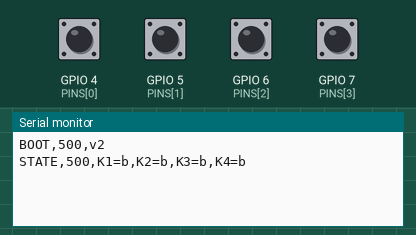
Bench run of a sketch on a simulated ESP32-S3. Parts: the last lines printed to the serial monitor. The inputs (shaded band) are chosen by the test bench; at power-on: GPIO 4 (PINS[0]), GPIO 5 (PINS[1]), GPIO 6 (PINS[2]), GPIO 7 (PINS[3]) HIGH.

Above: at 1.7 s.
1.8 s: GPIO 4 (PINS[0]) pulled LOW for 0.15 s
At 2.6 s:
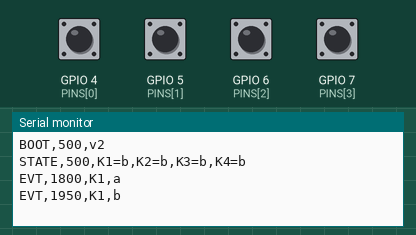
3.4 s: GPIO 5 (PINS[1]) pulled LOW for 0.15 s
At 3.55 s:
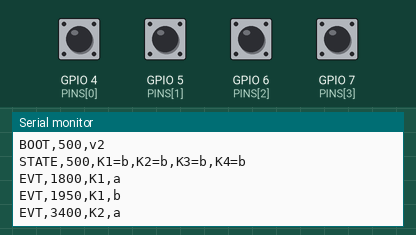
5.0 s: GPIO 6 (PINS[2]) pulled LOW for 0.15 s
At 6.2 s:
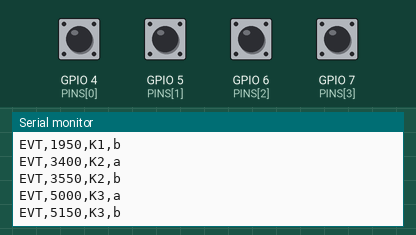
6.6 s: GPIO 7 (PINS[3]) pulled LOW for 0.15 s
At 7.4 s:
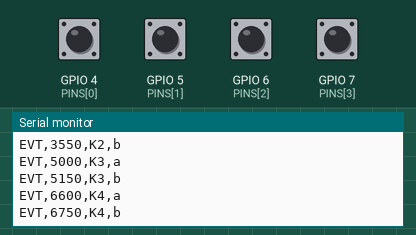
8.2 s: GPIO 4 (PINS[0]) pulled LOW for 1 s
At 9.9 s:
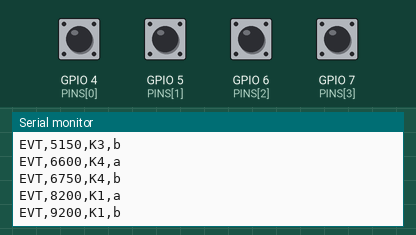
10.7 s: GPIO 5 (PINS[1]) pulled LOW for 1 s
At 13.0 s:
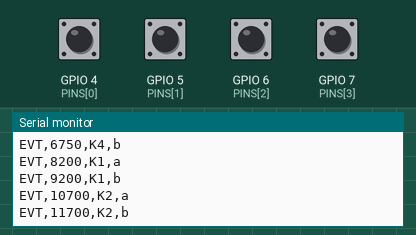
Timing chart, 0 to 14.2 s (numbered marks = the images above; inputs shaded):
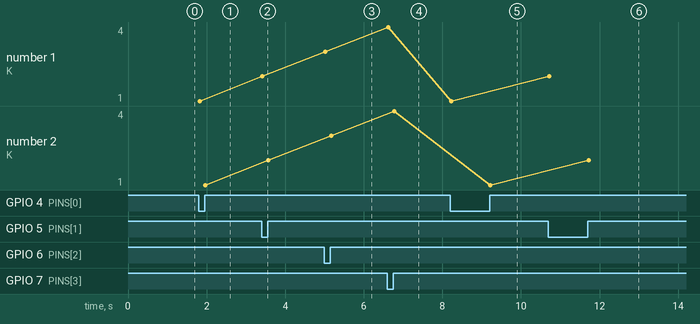

Measured:
- after the input at 1.8 s, the serial monitor: prints a new line at once (image 1)
- after the input at 3.4 s, the serial monitor: prints a new line at once (image 2)
- after the input at 5.0 s, the serial monitor: prints a new line at once (image 3)
- after the input at 6.6 s, the serial monitor: prints a new line at once (image 4)
- after the input at 8.2 s, the serial monitor: prints a new line at once (image 5)
- after the input at 10.7 s, the serial monitor: prints a new line at once (image 6)
- plotted number 1: 2 → 3 after the input at 5.0 s, 3 → 4 after the input at 6.6 s, 4 → 1 after the input at 8.2 s, 1 → 2 after the input at 10.7 s
- plotted number 2: 2 → 3 after the input at 5.0 s, 3 → 4 after the input at 6.6 s, 4 → 1 after the input at 8.2 s, 1 → 2 after the input at 10.7 s

The sketch:

click_logger_multi.ino
```cpp
// click_logger_multi.ino -- long-term FRE relay monitor (Syna EK 393, K1..K4).
// Flash to the ESP32-S3 (Arduino IDE, board "ESP32S3 Dev Module").
// Read by logger/relay_logger.py on the Raspberry Pi.
//
// Wiring (Syna EK 393 "Relaisbelegung", potential-free changeover contacts):
//   Kx terminal c (COM) --- GND  (all four c's tied together)
//   Kx terminal a (NO)  --- ESP32 GPIO (K1=4, K2=5, K3=6, K4=7)
//   Kx terminal b (NC)  --- unconnected
// Internal pull-ups are used: LOW = contact at 'a' (command), HIGH = at 'b' (rest).
//
// Output lines (machine-readable, one per line, 115200 baud):
//   BOOT,<ms>,<fw>                          ESP just started (fw = firmware version)
//   EVT,<ms>,<relay>,<pos>                  a relay changed; pos = a or b
//   STATE,<ms>,K1=<pos>,K2=..,K3=..,K4=..   full snapshot (at boot + every 60 s)
// The STATE heartbeat proves the monitor was alive during quiet periods, so
// "no events" in the data really means "nothing happened".
//
// If you change the output format, bump FW_VERSION so old and new data can be
// told apart later.

const char *FW_VERSION = "v2";
const int NUM_CHANNELS = 4;
const int PINS[NUM_CHANNELS] = {4, 5, 6, 7};
const char *NAMES[NUM_CHANNELS] = {"K1", "K2", "K3", "K4"};
const unsigned long DEBOUNCE_MS = 20;
const unsigned long HEARTBEAT_MS = 60000;

volatile unsigned long lastChangeMs[NUM_CHANNELS] = {0, 0, 0, 0};
volatile bool pending[NUM_CHANNELS] = {false, false, false, false};

void IRAM_ATTR isr0() { lastChangeMs[0] = millis(); pending[0] = true; }
void IRAM_ATTR isr1() { lastChangeMs[1] = millis(); pending[1] = true; }
void IRAM_ATTR isr2() { lastChangeMs[2] = millis(); pending[2] = true; }
void IRAM_ATTR isr3() { lastChangeMs[3] = millis(); pending[3] = true; }
void (*ISRS[NUM_CHANNELS])() = {isr0, isr1, isr2, isr3};

bool reported[NUM_CHANNELS];      // last reported level (HIGH/LOW)
unsigned long lastHeartbeat = 0;

char pos(bool level) { return level ? 'b' : 'a'; }

void printState() {
  Serial.printf("STATE,%lu", millis());
  for (int i = 0; i < NUM_CHANNELS; i++) {
    Serial.printf(",%s=%c", NAMES[i], pos(digitalRead(PINS[i])));
  }
  Serial.println();
}

void setup() {
  Serial.begin(115200);
  delay(500);
  for (int i = 0; i < NUM_CHANNELS; i++) {
    pinMode(PINS[i], INPUT_PULLUP);
    reported[i] = digitalRead(PINS[i]);
    attachInterrupt(digitalPinToInterrupt(PINS[i]), ISRS[i], CHANGE);
  }
  Serial.printf("BOOT,%lu,%s\n", millis(), FW_VERSION);
  printState();
  lastHeartbeat = millis();
}

void loop() {
  for (int i = 0; i < NUM_CHANNELS; i++) {
    if (pending[i] && millis() - lastChangeMs[i] >= DEBOUNCE_MS) {
      noInterrupts();
      pending[i] = false;
      unsigned long t = lastChangeMs[i];
      interrupts();
      bool level = digitalRead(PINS[i]);
      if (level != reported[i]) {
        reported[i] = level;
        Serial.printf("EVT,%lu,%s,%c\n", t, NAMES[i], pos(level));
      }
    }
  }
  if (millis() - lastHeartbeat >= HEARTBEAT_MS) {
    lastHeartbeat = millis();
    printState();
  }
}
```
